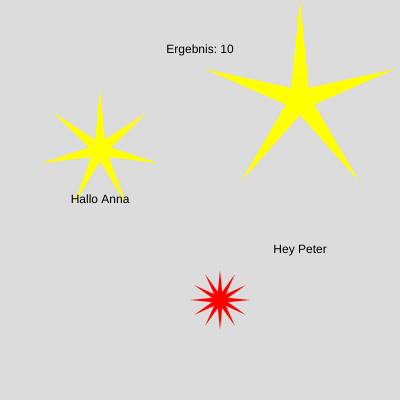
Frame 1 (no input)
Frame 60 (no input): identical to frame 1, image omitted
Frame 120 (the mouse pressed at the canvas centre since frame 60): identical to frame 1, image omitted

The p5.js sketch that drew this single still picture (run headless with seeded random() and noise() and a simulated clock; from frame 60 on, the mouse is pressed at the canvas centre):

// p5.js sketch
// ── sketch.js
function setup() {
  createCanvas(400, 400);
  angleMode(DEGREES);
}

function draw() {
  background(220);

  star(100, 150, 60);
  star(300, 100, 100, 5);
  star(220, 300, 30, 12, color(255, 0, 0));

  // 2. Funktion soll ein Objekt "Person" empfangen und eine Begrüß8ng ausgeben
  let person1 = {
    name: "Anna",
    greeting: "Hallo",
    x: 100,
    y: 200
  };  

  let person2 = {
    name: "Peter",
    greeting: "Hey",
    x: 300,
    y: 250
  };  

  greet(person1);
  greet(person2);


  // function with return value
  let val = sum(4, 6);
  text("Ergebnis: " + val, 200, 50);
}


// Definition of new function "star"
// keyword "function" + functionName + ( optional parameters ) + { BODY };
function star(x, y, radius, peaks = 7, c = color(255, 255, 0)){
  //let x = xPos;
  //let y = yPos;
  //let peaks = 33;
  //let radius = 80;
  push();
  translate(x, y);
  fill(c);
  noStroke();
  
  for(let i = 0; i<peaks; i++){
    triangle(0, -radius, radius*0.1, 0, -radius*0.1, 0);
    rotate(360.0/peaks);
  }
  pop();
}

function greet(o){
  textAlign(CENTER, CENTER);
  text(o.greeting + " " + o.name , o.x, o.y);
}

function sum(a, b){
  let result = a + b;

  // return the result to the caller
  // keywoard "return"
  return result;
}
